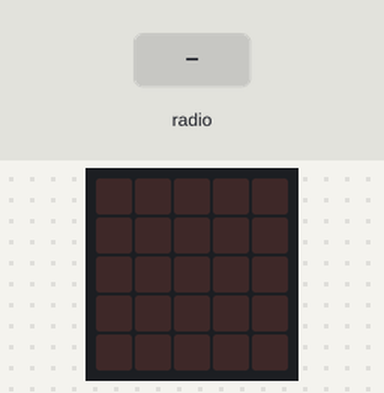
This program was run on a simulated BBC micro:bit (MakeCode). Shown: the board's 5×5 LED display. Inputs (shaded band) come from the test bench.

Above: at 1.2 s.
1.3 s: radio message "gauche" arrives
At 1.8 s:
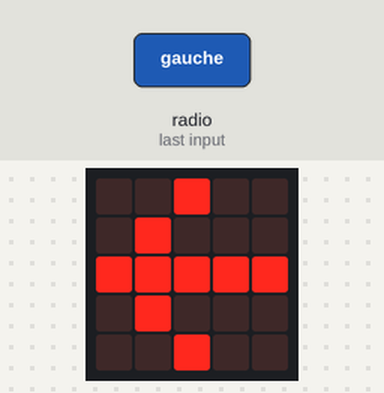
Timing chart, 0 to 4.3 s (numbered marks = the images above; inputs shaded):
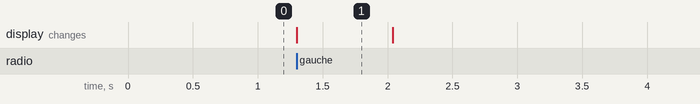

The program:

main.ts
```typescript
radio.onReceivedString(function (receivedString) {
    if (receivedString == "gauche") {
        basic.showLeds(`
            . . # . .
            . # . . .
            # # # # #
            . # . . .
            . . # . .
            `)
    }
})
radio.setGroup(1)
basic.forever(function () {
    basic.clearScreen()
    basic.pause(1000)
})
```

test.ts
```typescript
// les tests vont ici ; cela ne sera pas compilé si ce paquet est utilisé en tant qu'extension.
```

Measured:
- after the input at 1.3 s, the display: changes at once (image 1)
- what the display in image 1 shows lasts 0.7 s, from 1.3 s to 2.0 s
